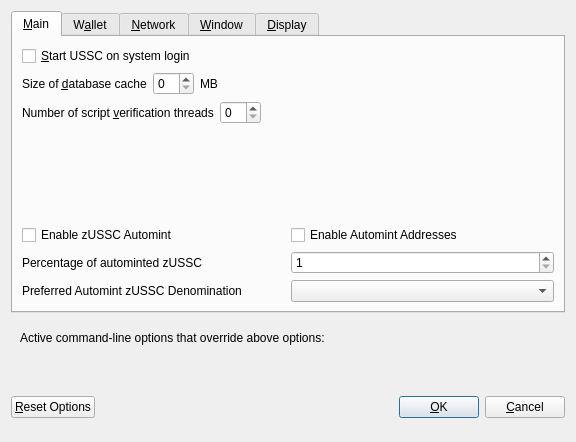
<?xml version="1.0" encoding="UTF-8"?>
<ui version="4.0">
 <class>OptionsDialog</class>
 <widget class="QDialog" name="OptionsDialog">
  <property name="geometry">
   <rect>
    <x>0</x>
    <y>0</y>
    <width>576</width>
    <height>442</height>
   </rect>
  </property>
  <property name="windowTitle">
   <string>Options</string>
  </property>
  <property name="modal">
   <bool>true</bool>
  </property>
  <layout class="QVBoxLayout" name="verticalLayout">
   <item>
    <widget class="QTabWidget" name="tabWidget">
     <property name="currentIndex">
      <number>0</number>
     </property>
     <widget class="QWidget" name="tabMain">
      <attribute name="title">
       <string>&amp;Main</string>
      </attribute>
      <layout class="QVBoxLayout" name="verticalLayout_Main">
       <item>
        <widget class="QCheckBox" name="bitcoinAtStartup">
         <property name="toolTip">
          <string>Automatically start USSC after logging in to the system.</string>
         </property>
         <property name="text">
          <string>&amp;Start USSC on system login</string>
         </property>
        </widget>
       </item>
       <item>
        <layout class="QHBoxLayout" name="horizontalLayout_2_Main">
         <item>
          <widget class="QLabel" name="databaseCacheLabel">
           <property name="text">
            <string>Size of &amp;database cache</string>
           </property>
           <property name="textFormat">
            <enum>Qt::PlainText</enum>
           </property>
           <property name="buddy">
            <cstring>databaseCache</cstring>
           </property>
          </widget>
         </item>
         <item>
          <widget class="QSpinBox" name="databaseCache"/>
         </item>
         <item>
          <widget class="QLabel" name="databaseCacheUnitLabel">
           <property name="text">
            <string>MB</string>
           </property>
           <property name="textFormat">
            <enum>Qt::PlainText</enum>
           </property>
          </widget>
         </item>
         <item>
          <spacer name="horizontalSpacer_2_Main">
           <property name="orientation">
            <enum>Qt::Horizontal</enum>
           </property>
           <property name="sizeHint" stdset="0">
            <size>
             <width>40</width>
             <height>20</height>
            </size>
           </property>
          </spacer>
         </item>
        </layout>
       </item>
       <item>
        <layout class="QHBoxLayout" name="horizontalLayout_3_Main">
         <item>
          <widget class="QLabel" name="threadsScriptVerifLabel">
           <property name="text">
            <string>Number of script &amp;verification threads</string>
           </property>
           <property name="textFormat">
            <enum>Qt::PlainText</enum>
           </property>
           <property name="buddy">
            <cstring>threadsScriptVerif</cstring>
           </property>
          </widget>
         </item>
         <item>
          <widget class="QSpinBox" name="threadsScriptVerif">
           <property name="toolTip">
            <string>(0 = auto, &lt;0 = leave that many cores free)</string>
           </property>
          </widget>
         </item>
         <item>
          <spacer name="horizontalSpacer_3_Main">
           <property name="orientation">
            <enum>Qt::Horizontal</enum>
           </property>
           <property name="sizeHint" stdset="0">
            <size>
             <width>40</width>
             <height>20</height>
            </size>
           </property>
          </spacer>
         </item>
        </layout>
       </item>
       <item>
        <spacer name="verticalSpacer_2">
         <property name="orientation">
          <enum>Qt::Vertical</enum>
         </property>
         <property name="sizeHint" stdset="0">
          <size>
           <width>20</width>
           <height>40</height>
          </size>
         </property>
        </spacer>
       </item>
       <item>
        <widget class="QWidget" name="verticalZusscOptionsWidget" native="true">
         <layout class="QVBoxLayout" name="verticalZusscOptionsLayout">
          <property name="margin">
           <number>0</number>
          </property>
          <item>
           <layout class="QHBoxLayout" name="horizontalAutomintingLayout">
            <item>
             <widget class="QCheckBox" name="checkBoxZeromintEnable">
              <property name="toolTip">
               <string>Enable automatic minting of USSC units to zUSSC</string>
              </property>
              <property name="layoutDirection">
               <enum>Qt::LeftToRight</enum>
              </property>
              <property name="text">
               <string>Enable zUSSC Automint</string>
              </property>
             </widget>
            </item>
            <item>
             <widget class="QCheckBox" name="checkBoxZeromintAddresses">
              <property name="toolTip">
               <string>Enable automatic zUSSC minting from specific addresses</string>
              </property>
              <property name="layoutDirection">
               <enum>Qt::LeftToRight</enum>
              </property>
              <property name="text">
               <string>Enable Automint Addresses</string>
              </property>
             </widget>
            </item>
           </layout>
          </item>
          <item>
           <layout class="QHBoxLayout" name="horizontalZmintPercentageLayout">
            <item>
             <widget class="QLabel" name="percentage_label">
              <property name="toolTip">
               <string>Percentage of incoming USSC which get automatically converted to zUSSC via Zerocoin Protocol (min: 10%)</string>
              </property>
              <property name="text">
               <string>Percentage of autominted zUSSC</string>
              </property>
             </widget>
            </item>
            <item>
             <widget class="QSpinBox" name="zeromintPercentage">
              <property name="minimum">
               <number>1</number>
              </property>
              <property name="maximum">
               <number>100</number>
              </property>
             </widget>
            </item>
           </layout>
          </item>
          <item>
           <layout class="QHBoxLayout" name="horizontalLayout" stretch="0,0">
            <property name="sizeConstraint">
             <enum>QLayout::SetFixedSize</enum>
            </property>
            <item>
             <widget class="QLabel" name="labelPreferredDenom">
              <property name="maximumSize">
               <size>
                <width>16777215</width>
                <height>16777215</height>
               </size>
              </property>
              <property name="toolTip">
               <string>Wait with automatic conversion to Zerocoin until enough USSC for this denomination is available</string>
              </property>
              <property name="text">
               <string>Preferred Automint zUSSC Denomination</string>
              </property>
             </widget>
            </item>
            <item>
             <widget class="QComboBox" name="preferredDenom">
              <property name="maximumSize">
               <size>
                <width>16777215</width>
                <height>27</height>
               </size>
              </property>
              <property name="toolTip">
               <string>Wait with automatic conversion to Zerocoin until enough USSC for this denomination is available</string>
              </property>
              <property name="maxVisibleItems">
               <number>9</number>
              </property>
              <property name="maxCount">
               <number>9</number>
              </property>
             </widget>
            </item>
           </layout>
          </item>
         </layout>
        </widget>
       </item>
      </layout>
     </widget>
     <widget class="QWidget" name="tabWallet">
      <attribute name="title">
       <string>W&amp;allet</string>
      </attribute>
      <layout class="QVBoxLayout" name="verticalLayout_Wallet">
       <item>
        <layout class="QHBoxLayout" name="horizontalLayout_2_Wallet">
         <item>
          <widget class="QLabel" name="labelStakeSplitThresholdText">
           <property name="text">
            <string>Stake split threshold:</string>
           </property>
          </widget>
         </item>
         <item>
          <widget class="QSpinBox" name="spinBoxStakeSplitThreshold">
           <property name="minimum">
            <number>1</number>
           </property>
           <property name="maximum">
            <number>999999</number>
           </property>
          </widget>
         </item>
        </layout>
       </item>
       <item>
        <widget class="QGroupBox" name="groupBox">
         <property name="title">
          <string>Expert</string>
         </property>
         <layout class="QVBoxLayout" name="verticalLayout_2">
          <item>
           <widget class="QCheckBox" name="coinControlFeatures">
            <property name="toolTip">
             <string>Whether to show coin control features or not.</string>
            </property>
            <property name="text">
             <string>Enable coin &amp;control features</string>
            </property>
           </widget>
          </item>
          <item>
           <widget class="QCheckBox" name="showMasternodesTab">
            <property name="toolTip">
             <string>Show additional tab listing all your masternodes in first sub-tab&lt;br/&gt;and all masternodes on the network in second sub-tab.</string>
            </property>
            <property name="text">
             <string>Show Masternodes Tab</string>
            </property>
           </widget>
          </item>
          <item>
           <widget class="QCheckBox" name="spendZeroConfChange">
            <property name="toolTip">
             <string>If you disable the spending of unconfirmed change, the change from a transaction&lt;br/&gt;cannot be used until that transaction has at least one confirmation.&lt;br/&gt;This also affects how your balance is computed.</string>
            </property>
            <property name="text">
             <string>&amp;Spend unconfirmed change</string>
            </property>
           </widget>
          </item>
         </layout>
        </widget>
       </item>
       <item>
        <spacer name="verticalSpacer_Wallet">
         <property name="orientation">
          <enum>Qt::Vertical</enum>
         </property>
         <property name="sizeHint" stdset="0">
          <size>
           <width>20</width>
           <height>40</height>
          </size>
         </property>
        </spacer>
       </item>
      </layout>
     </widget>
     <widget class="QWidget" name="tabNetwork">
      <attribute name="title">
       <string>&amp;Network</string>
      </attribute>
      <layout class="QVBoxLayout" name="verticalLayout_Network">
       <item>
        <widget class="QCheckBox" name="mapPortUpnp">
         <property name="toolTip">
          <string>Automatically open the USSC client port on the router. This only works when your router supports UPnP and it is enabled.</string>
         </property>
         <property name="text">
          <string>Map port using &amp;UPnP</string>
         </property>
        </widget>
       </item>
       <item>
        <widget class="QCheckBox" name="allowIncoming">
         <property name="toolTip">
          <string>Accept connections from outside</string>
         </property>
         <property name="text">
          <string>Allow incoming connections</string>
         </property>
        </widget>
       </item>
       <item>
        <widget class="QCheckBox" name="connectSocks">
         <property name="toolTip">
          <string>Connect to the USSC network through a SOCKS5 proxy.</string>
         </property>
         <property name="text">
          <string>&amp;Connect through SOCKS5 proxy (default proxy):</string>
         </property>
        </widget>
       </item>
       <item>
        <layout class="QHBoxLayout" name="horizontalLayout_1_Network">
         <item>
          <widget class="QLabel" name="proxyIpLabel">
           <property name="text">
            <string>Proxy &amp;IP:</string>
           </property>
           <property name="textFormat">
            <enum>Qt::PlainText</enum>
           </property>
           <property name="buddy">
            <cstring>proxyIp</cstring>
           </property>
          </widget>
         </item>
         <item>
          <widget class="QValidatedLineEdit" name="proxyIp">
           <property name="minimumSize">
            <size>
             <width>140</width>
             <height>0</height>
            </size>
           </property>
           <property name="maximumSize">
            <size>
             <width>140</width>
             <height>16777215</height>
            </size>
           </property>
           <property name="toolTip">
            <string>IP address of the proxy (e.g. IPv4: 127.0.0.1 / IPv6: ::1)</string>
           </property>
          </widget>
         </item>
         <item>
          <widget class="QLabel" name="proxyPortLabel">
           <property name="text">
            <string>&amp;Port:</string>
           </property>
           <property name="textFormat">
            <enum>Qt::PlainText</enum>
           </property>
           <property name="buddy">
            <cstring>proxyPort</cstring>
           </property>
          </widget>
         </item>
         <item>
          <widget class="QLineEdit" name="proxyPort">
           <property name="minimumSize">
            <size>
             <width>55</width>
             <height>0</height>
            </size>
           </property>
           <property name="maximumSize">
            <size>
             <width>55</width>
             <height>16777215</height>
            </size>
           </property>
           <property name="toolTip">
            <string>Port of the proxy (e.g. 9050)</string>
           </property>
          </widget>
         </item>
         <item>
          <spacer name="horizontalSpacer_1_Network">
           <property name="orientation">
            <enum>Qt::Horizontal</enum>
           </property>
           <property name="sizeHint" stdset="0">
            <size>
             <width>40</width>
             <height>20</height>
            </size>
           </property>
          </spacer>
         </item>
        </layout>
       </item>
       <item>
        <spacer name="verticalSpacer_Network">
         <property name="orientation">
          <enum>Qt::Vertical</enum>
         </property>
         <property name="sizeHint" stdset="0">
          <size>
           <width>20</width>
           <height>40</height>
          </size>
         </property>
        </spacer>
       </item>
      </layout>
     </widget>
     <widget class="QWidget" name="tabWindow">
      <attribute name="title">
       <string>&amp;Window</string>
      </attribute>
      <layout class="QVBoxLayout" name="verticalLayout_Window">
       <item>
        <widget class="QCheckBox" name="minimizeToTray">
         <property name="toolTip">
          <string>Show only a tray icon after minimizing the window.</string>
         </property>
         <property name="text">
          <string>&amp;Minimize to the tray instead of the taskbar</string>
         </property>
        </widget>
       </item>
       <item>
        <widget class="QCheckBox" name="minimizeOnClose">
         <property name="toolTip">
          <string>Minimize instead of exit the application when the window is closed. When this option is enabled, the application will be closed only after selecting Quit in the menu.</string>
         </property>
         <property name="text">
          <string>M&amp;inimize on close</string>
         </property>
        </widget>
       </item>
       <item>
        <spacer name="verticalSpacer_Window">
         <property name="orientation">
          <enum>Qt::Vertical</enum>
         </property>
         <property name="sizeHint" stdset="0">
          <size>
           <width>20</width>
           <height>40</height>
          </size>
         </property>
        </spacer>
       </item>
      </layout>
     </widget>
     <widget class="QWidget" name="tabDisplay">
      <attribute name="title">
       <string>&amp;Display</string>
      </attribute>
      <layout class="QVBoxLayout" name="verticalLayout_Display">
       <item>
        <layout class="QHBoxLayout" name="horizontalLayout_1_Display">
         <item>
          <widget class="QLabel" name="langLabel">
           <property name="text">
            <string>User Interface &amp;language:</string>
           </property>
           <property name="textFormat">
            <enum>Qt::PlainText</enum>
           </property>
           <property name="buddy">
            <cstring>lang</cstring>
           </property>
          </widget>
         </item>
         <item>
          <widget class="QValueComboBox" name="lang">
           <property name="toolTip">
            <string>The user interface language can be set here. This setting will take effect after restarting USSC.</string>
           </property>
          </widget>
         </item>
        </layout>
       </item>
       <item>
        <widget class="QLabel" name="label_3">
         <property name="toolTip">
          <string notr="true"/>
         </property>
         <property name="statusTip">
          <string notr="true"/>
         </property>
         <property name="whatsThis">
          <string notr="true"/>
         </property>
         <property name="accessibleName">
          <string notr="true"/>
         </property>
         <property name="text">
          <string>Language missing or translation incomplete? Help contributing translations here:
https://discord.gg/zgcXB76</string>
         </property>
         <property name="wordWrap">
          <bool>true</bool>
         </property>
         <property name="openExternalLinks">
          <bool>true</bool>
         </property>
         <property name="textInteractionFlags">
          <set>Qt::TextBrowserInteraction</set>
         </property>
        </widget>
       </item>
       <item>
        <layout class="QHBoxLayout" name="horizontalLayout_2_Display" stretch="0,0">
         <item>
          <widget class="QLabel" name="themeLabel">
           <property name="text">
            <string>User Interface Theme:</string>
           </property>
          </widget>
         </item>
         <item>
          <widget class="QValueComboBox" name="theme"/>
         </item>
        </layout>
       </item>
       <item>
        <widget class="QWidget" name="verticalZusscDisplayWidget" native="true">
         <layout class="QVBoxLayout" name="verticalZusscDisplayLayout">
          <property name="margin">
           <number>0</number>
          </property>
          <item>
           <widget class="Line" name="line">
            <property name="orientation">
             <enum>Qt::Horizontal</enum>
            </property>
           </widget>
          </item>
          <item>
           <layout class="QHBoxLayout" name="horizontalLayout_3_Display">
            <item>
             <widget class="QLabel" name="unitLabel">
              <property name="text">
               <string>Unit to show amounts in:</string>
              </property>
              <property name="textFormat">
               <enum>Qt::PlainText</enum>
              </property>
             </widget>
            </item>
            <item>
             <widget class="QValueComboBox" name="unit">
              <property name="toolTip">
               <string>Choose the default subdivision unit to show in the interface and when sending coins.</string>
              </property>
             </widget>
            </item>
           </layout>
          </item>
          <item>
           <layout class="QHBoxLayout" name="horizontalLayout_4_Display">
            <item>
             <widget class="QLabel" name="digitsLabel">
              <property name="text">
               <string>Decimal digits</string>
              </property>
             </widget>
            </item>
            <item>
             <widget class="QValueComboBox" name="digits"/>
            </item>
           </layout>
          </item>
          <item>
           <layout class="QHBoxLayout" name="horizontalLayout_5_Display">
            <item>
             <widget class="QCheckBox" name="checkBoxHideZeroBalances">
              <property name="toolTip">
               <string>Hide empty balances</string>
              </property>
              <property name="layoutDirection">
               <enum>Qt::LeftToRight</enum>
              </property>
              <property name="text">
               <string>Hide empty balances</string>
              </property>
             </widget>
            </item>
            <item>
             <widget class="QCheckBox" name="checkBoxHideOrphans">
              <property name="toolTip">
               <string>Hide orphan stakes in transaction lists</string>
              </property>
              <property name="text">
               <string>Hide orphan stakes</string>
              </property>
             </widget>
            </item>
            <item>
             <spacer name="horizontalSpacer">
              <property name="orientation">
               <enum>Qt::Horizontal</enum>
              </property>
              <property name="sizeHint" stdset="0">
               <size>
                <width>40</width>
                <height>20</height>
               </size>
              </property>
             </spacer>
            </item>
           </layout>
          </item>
          <item>
           <layout class="QHBoxLayout" name="horizontalLayout_6_Display">
            <item>
             <widget class="QLabel" name="thirdPartyTxUrlsLabel">
              <property name="toolTip">
               <string>Third party URLs (e.g. a block explorer) that appear in the transactions tab as context menu items. %s in the URL is replaced by transaction hash. Multiple URLs are separated by vertical bar |.</string>
              </property>
              <property name="text">
               <string>Third party transaction URLs</string>
              </property>
             </widget>
            </item>
            <item>
             <widget class="QLineEdit" name="thirdPartyTxUrls">
              <property name="toolTip">
               <string>Third party URLs (e.g. a block explorer) that appear in the transactions tab as context menu items. %s in the URL is replaced by transaction hash. Multiple URLs are separated by vertical bar |.</string>
              </property>
             </widget>
            </item>
           </layout>
          </item>
         </layout>
        </widget>
       </item>
       <item>
        <spacer name="verticalSpacer">
         <property name="orientation">
          <enum>Qt::Vertical</enum>
         </property>
         <property name="sizeHint" stdset="0">
          <size>
           <width>20</width>
           <height>40</height>
          </size>
         </property>
        </spacer>
       </item>
      </layout>
     </widget>
    </widget>
   </item>
   <item>
    <widget class="QFrame" name="frame">
     <layout class="QVBoxLayout" name="verticalLayout_Bottom">
      <item>
       <layout class="QHBoxLayout" name="horizontalLayout_Bottom">
        <item>
         <widget class="QLabel" name="overriddenByCommandLineInfoLabel">
          <property name="text">
           <string>Active command-line options that override above options:</string>
          </property>
          <property name="textFormat">
           <enum>Qt::PlainText</enum>
          </property>
         </widget>
        </item>
        <item>
         <spacer name="horizontalSpacer_Bottom">
          <property name="orientation">
           <enum>Qt::Horizontal</enum>
          </property>
          <property name="sizeHint" stdset="0">
           <size>
            <width>40</width>
            <height>20</height>
           </size>
          </property>
         </spacer>
        </item>
       </layout>
      </item>
      <item>
       <widget class="QLabel" name="overriddenByCommandLineLabel">
        <property name="text">
         <string/>
        </property>
        <property name="textFormat">
         <enum>Qt::PlainText</enum>
        </property>
        <property name="wordWrap">
         <bool>true</bool>
        </property>
       </widget>
      </item>
     </layout>
    </widget>
   </item>
   <item>
    <layout class="QHBoxLayout" name="horizontalLayout_Buttons">
     <item>
      <widget class="QPushButton" name="resetButton">
       <property name="toolTip">
        <string>Reset all client options to default.</string>
       </property>
       <property name="text">
        <string>&amp;Reset Options</string>
       </property>
       <property name="autoDefault">
        <bool>false</bool>
       </property>
      </widget>
     </item>
     <item>
      <spacer name="horizontalSpacer_1">
       <property name="orientation">
        <enum>Qt::Horizontal</enum>
       </property>
       <property name="sizeHint" stdset="0">
        <size>
         <width>40</width>
         <height>48</height>
        </size>
       </property>
      </spacer>
     </item>
     <item>
      <widget class="QLabel" name="statusLabel">
       <property name="minimumSize">
        <size>
         <width>200</width>
         <height>0</height>
        </size>
       </property>
       <property name="font">
        <font>
         <weight>75</weight>
         <bold>true</bold>
        </font>
       </property>
       <property name="text">
        <string/>
       </property>
       <property name="textFormat">
        <enum>Qt::PlainText</enum>
       </property>
       <property name="wordWrap">
        <bool>true</bool>
       </property>
      </widget>
     </item>
     <item>
      <spacer name="horizontalSpacer_2">
       <property name="orientation">
        <enum>Qt::Horizontal</enum>
       </property>
       <property name="sizeHint" stdset="0">
        <size>
         <width>40</width>
         <height>48</height>
        </size>
       </property>
      </spacer>
     </item>
     <item>
      <widget class="QPushButton" name="okButton">
       <property name="text">
        <string>&amp;OK</string>
       </property>
       <property name="autoDefault">
        <bool>false</bool>
       </property>
       <property name="default">
        <bool>true</bool>
       </property>
      </widget>
     </item>
     <item>
      <widget class="QPushButton" name="cancelButton">
       <property name="text">
        <string>&amp;Cancel</string>
       </property>
       <property name="autoDefault">
        <bool>false</bool>
       </property>
      </widget>
     </item>
    </layout>
   </item>
  </layout>
 </widget>
 <customwidgets>
  <customwidget>
   <class>QValidatedLineEdit</class>
   <extends>QLineEdit</extends>
   <header>qvalidatedlineedit.h</header>
  </customwidget>
  <customwidget>
   <class>QValueComboBox</class>
   <extends>QComboBox</extends>
   <header>qvaluecombobox.h</header>
  </customwidget>
 </customwidgets>
 <resources/>
 <connections/>
</ui>
